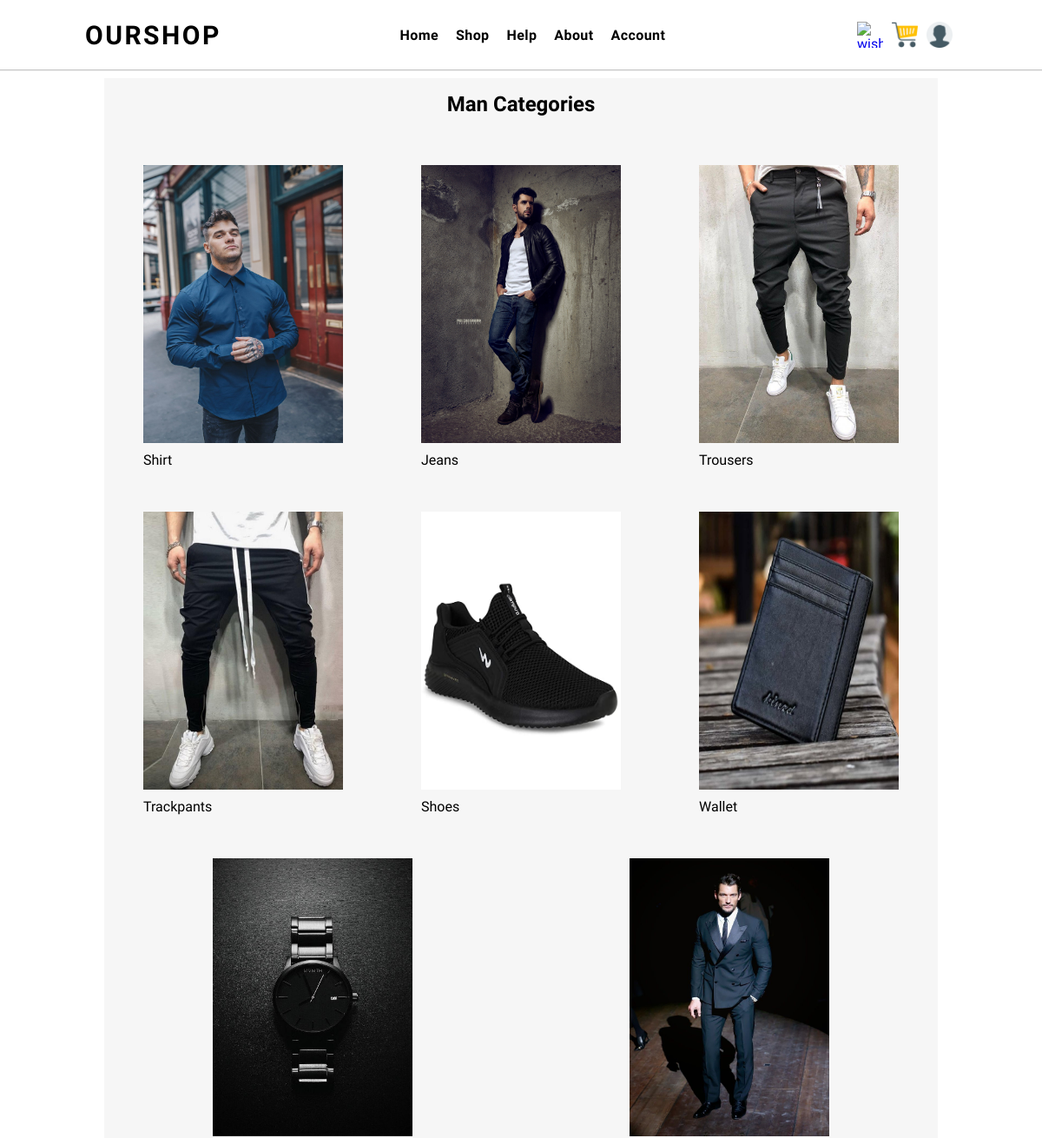
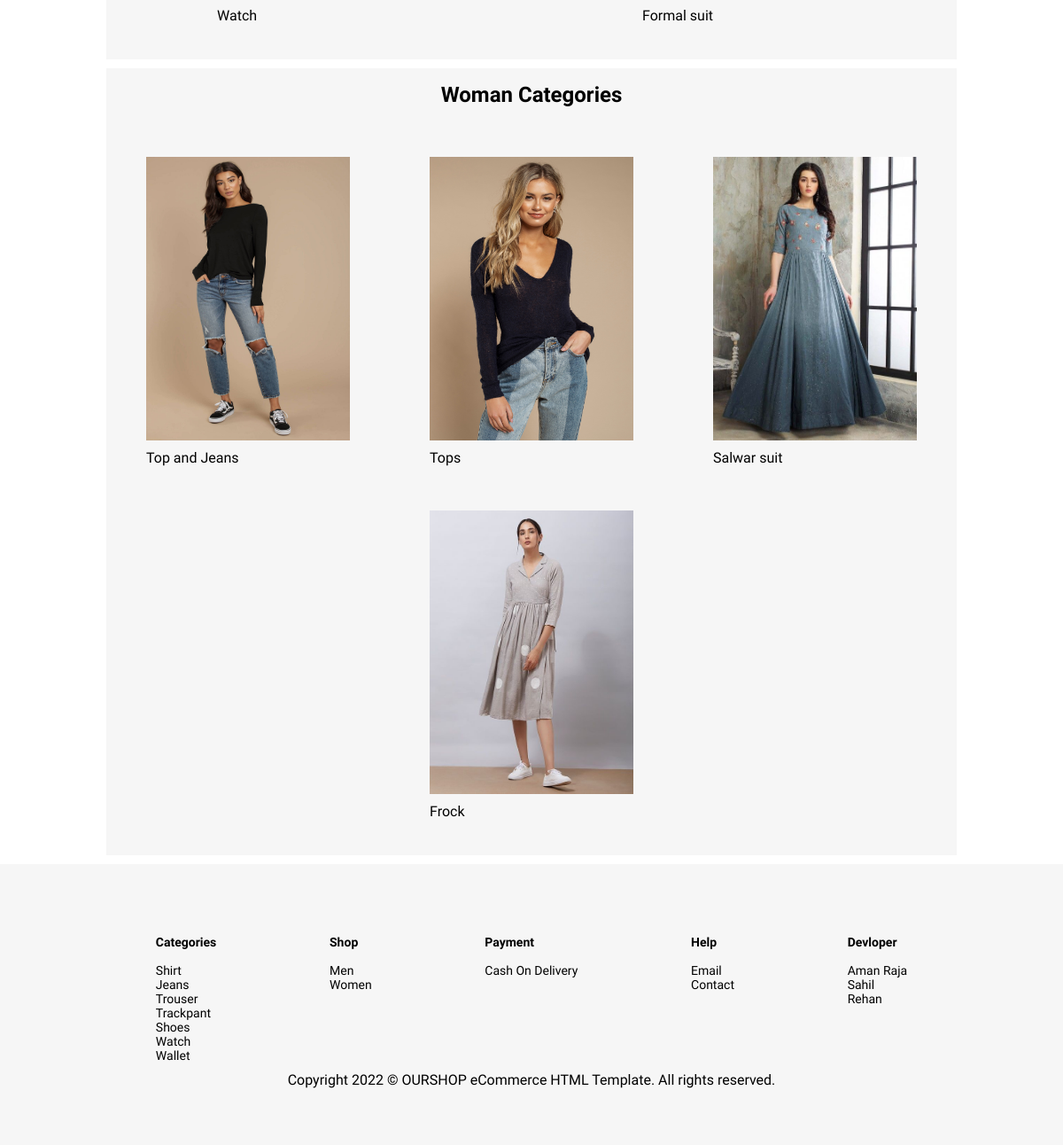
The app's page /shop/ with its own data (2 pictures, top to bottom).
### apps/models.py (models this page shows, shortened)
class CATEGORIES(models.Model):
    categories_id = models.UUIDField(primary_key=True,default=uuid.uuid4,editable=False)
    categories = models.CharField(max_length=20)
    categories_image = models.ImageField(upload_to='categories-images',default='')

### Ecommerce/views.py (the view)
# urls.py: path('shop/', views.shop, name='shop'),
def shop(request):
    shirt = CATEGORIES.objects.filter(categories='Shirt')
    jeans = CATEGORIES.objects.filter(categories='Jeans')
    trouser = CATEGORIES.objects.filter(categories='Trousers')
    trackpant = CATEGORIES.objects.filter(categories='Trackpants')
    shoes = CATEGORIES.objects.filter(categories='Shoes')
    wallet = CATEGORIES.objects.filter(categories='Wallet')
    watch = CATEGORIES.objects.filter(categories='Watch')
    formal_suit = CATEGORIES.objects.filter(categories='Formal suit')
    top_jeans = CATEGORIES.objects.filter(categories='Top and Jeans')
    tops = CATEGORIES.objects.filter(categories='Tops')
    salwar_suit = CATEGORIES.objects.filter(categories='Salwar suit')
    frock = CATEGORIES.objects.filter(categories='Frock')
    categories_product = PRODUCT.objects.filter(categories__categories = categories)
    data = {'categories_product':categories_product,'shirt':shirt,'jeans':jeans,'trouser':trouser,'trackpant':trackpant,'shoes':shoes,'wallet':wallet,'watch':watch,'formal_suit':formal_suit,'top_jeans':top_jeans,'tops':tops,'salwar_suit':salwar_suit,'frock':frock}
    return render(request, "shop/shop.html",data)

### templates/shop/shop.html (shortened to what this page needs)
{% extends 'layout/base.html' %}
{% block main %}
{% load static %}
    <div class="small-container" id="men">
        <h2 class="title">Man Categories</h2>
        <div class="categories_row">
            {% for i in shirt %}
            <div class="col-4">
                <div class="product-image">
                    <a href="{% url 'categories' i.categories%}"><img src="{{i.categories_image.url}}" alt="image" class="img100"></a>
                </div>
                <div style="display: flex; margin-top: 10px;">
                    <h4 style="margin-right: 10px;">{{i.categories}}</h4>
                </div>
            </div>
            {% endfor %}
            {% for i in jeans %}
            <div class="col-4">
                <div class="product-image">
                    <a href="{% url 'categories' i.categories%}"><img src="{{i.categories_image.url}}" alt="image" class="img100"></a>
                </div>
                <div style="display: flex; margin-top: 10px;">
                    <h4 style="margin-right: 10px;">{{i.categories}}</h4>
                </div>
            </div>
            {% endfor %}
            {% for i in trouser %}
            <div class="col-4">
                <div class="product-image">
                    <a href="{% url 'categories' i.categories%}"><img src="{{i.categories_image.url}}" alt="image" class="img100"></a>
                </div>
                <div style="display: flex; margin-top: 10px; text-align: center;">
                    <h4 style="margin-right: 10px;">{{i.categories}}</h4>
                </div>
            </div>
            {% endfor %}
            {% for i in trackpant %}
            <div class="col-4">
                <div class="product-image">
                    <a href="{% url 'categories' i.categories%}"><img src="{{i.categories_image.url}}" alt="image" class="img100"></a>
                </div>
                <div style="display: flex; margin-top: 10px;">
                    <h4 style="margin-right: 10px;">{{i.categories}}</h4>
                </div>
            </div>
            {% endfor %}
            {% for i in shoes %}
            <div class="col-4">
                <div class="product-image">
                    <a href="{% url 'categories' i.categories %}"><img src="{{i.categories_image.url}}" alt="image" class="img100"></a>
                </div>
                <div style="display: flex; margin-top: 10px;">
                    <h4 style="margin-right: 10px;">{{i.categories}}</h4>
                </div>
            </div>
            {% endfor %}
            {% for i in wallet %}
            <div class="col-4">
                <div class="product-image">
                    <a href="{% url 'categories' i.categories%}"><img src="{{i.categories_image.url}}" alt="image" class="img100"></a>
                </div>
                <div style="display: flex; margin-top: 10px;">
                    <h4 style="margin-right: 10px;">{{i.categories}}</h4>
                </div>
            </div>
            {% endfor %}
            {% for i in watch %}
            <div class="col-4">
                <div class="product-image">
                    <a href="{% url 'categories' i.categories%}"><img src="{{i.categories_image.url}}" alt="image" class="img100"></a>
                </div>
                <div style="display: flex; margin-top: 10px;">
                    <b><h4 style="margin-right: 10px;">{{i.categories}}</h4></b>
                </div>
            </div>
            {% endfor %}
            {% for i in formal_suit %}
            <div class="col-4">
                <div class="product-image">
                    <a href="{% url 'categories' i.categories%}"><img src="{{i.categories_image.url}}" alt="image" class="img100"></a>
                </div>
                <div style="display: flex; margin-top: 10px;">
                    <h4 style="margin-right: 10px;">{{i.categories}}</h4>
                </div>
            </div>
            {% endfor %}
        </div>
    </div>
    <div class="small-container" id="men">
        <h2 class="title">Woman Categories</h2>
        <div class="categories_row">
            {% for i in top_jeans %}
            <div class="col-4">
                <div class="product-image">
                    <a href="{% url 'categories' i.categories%}"><img src="{{i.categories_image.url}}" alt="image" class="img100"></a>
                </div>
                <div style="display: flex; margin-top: 10px;">
                    <h4 style="margin-right: 10px;">{{i.categories}}</h4>
                </div>
            </div>
            {% endfor %}
            {% for i in tops %}
            <div class="col-4">
                <div class="product-image">
                    <a href="{% url 'categories' i.categories%}"><img src="{{i.categories_image.url}}" alt="image" class="img100"></a>
                </div>
                <div style="display: flex; margin-top: 10px;">
                    <h4 style="margin-right: 10px;">{{i.categories}}</h4>
                </div>
            </div>
            {% endfor %}
            {% for i in salwar_suit %}
            <div class="col-4">
                <div class="product-image">
                    <a href="{% url 'categories' i.categories%}"><img src="{{i.categories_image.url}}" alt="image" class="img100"></a>
                </div>
                <div style="display: flex; margin-top: 10px; text-align: center;">
                    <h4 style="margin-right: 10px;">{{i.categories}}</h4>
                </div>
            </div>
            {% endfor %}
            {% for i in frock %}
            <div class="col-4">
                <div class="product-image">
                    <a href="{% url 'categories' i.categories%}"><img src="{{i.categories_image.url}}" alt="image" class="img100"></a>
                </div>
                <div style="display: flex; margin-top: 10px;">
                    <h4 style="margin-right: 10px;">{{i.categories}}</h4>
                </div>
            </div>
            {% endfor %}
        </div>
    </div>
{% endblock %}

### templates/layout/base.html (shortened to what this page needs)
<!DOCTYPE html>
<html lang="en">
<head>
    {% load static %}
    <link rel="stylesheet" href="{% static 'css/common.css' %}" />
    <link rel="stylesheet" href="{% static 'css/bottom_tab.css' %}" />
    <link rel="stylesheet" href="{% static 'css/main.css' %}" />
    <link rel="stylesheet" href="{% static 'css/cart.css' %}" />
    <link rel="stylesheet" href="{% static 'css/header.css' %}" />
    <link rel="stylesheet" href="{% static 'css/footer.css' %}" />
    <link rel="stylesheet" href="{% static 'css/form.css' %}" />
    <link rel="stylesheet" href="{% static 'css/help.css' %}" />
    <link rel="stylesheet" href="{% static 'css/profile.css' %}" />
    <link rel="stylesheet" href="{% static 'css/detailed.css' %}" />
    <link rel="stylesheet" href="{% static 'css/shop.css' %}" />
    <link rel="stylesheet" href="{% static 'css/testimonial.css' %}" />
    <link rel="stylesheet" href="{% static 'css/welcome.css' %}" />
    <link rel="stylesheet" href="{% static 'css/messages.css' %}" />
    <link rel="stylesheet" href="{% static 'css/mediaquery.css' %}" />
</head>
<body>
    {% include 'layout/header.html' %}
    <main id="main-content">{% block main %} {% endblock %}</main>
    {% include 'layout/footer.html' %}
</body>
</html>

### templates/layout/header.html (shortened to what this page needs)
{% load static %}
<header class="header">
    <div>
        <a href="{% url 'home' %}" class="link brand">OURSHOP</a>
    </div>
    <nav class="nav">
        <ul>
            <li>
                <a href="{% url 'home' %}">Home</a>
            </li>
            <li>
                <a href="{% url 'shop' %}">Shop</a>
            </li>
            <li>
                <a href="{% url 'help' %}">Help</a>
            </li>
            <li>
                <a href="{% url 'aboutus' %}">About</a>
            </li>
            <li>
                <a href="">Account</a>
            </li>
        </ul>
    </nav>
    <div class="icons">
        <a href="{% url 'wishlist' %}" class="icon wish"><img src="{% static 'img/wishlist.png' %}" alt="wishlist"
                class="icon-img"></a>
        <a href="{% url 'cart' %}" class="icon cart"><img src="{% static 'img/cart.png' %}" alt="wishlist"
                class="icon-img"></a>
        <a href="{% url 'profile' %}" class="icon prof"><img src="{% static 'img/profile.png' %}" alt="wishlist"
                class="icon-img"></a>
    </div>
</header>

### templates/layout/footer.html
<footer class="footer">
    <div class="container">
       <div class="row">
          <div class="col">
             <h6 class="footer-h6">Categories</h6>
             <ul class="link-container">
                <li class=""><a href="">Shirt</a></li>
                <li class=""><a href="">Jeans</a></li>
                <li class=""><a href="">Trouser</a></li>
                <li class=""><a href="">Trackpant</a></li>
                <li class=""><a href="">Shoes</a></li>
                <li class=""><a href="">Watch</a></li>
                <li class=""><a href="">Wallet</a></li>
             </ul>
          </div>
          <div class="col">
             <h6 class="footer-h6">Shop</h6>
             <ul class="link-container">
                <li class=""><a href="">Men</a></li>
                <li class=""><a href="">Women</a></li>
             </ul>
          </div>
          <div class="col">
             <h6 class="footer-h6">Payment</h6>
             <ul class="link-container">
                <li class=""><a href="#!">Cash On Delivery</a></li>
             </ul>
          </div>
          <div class="col">
             <h6 class="footer-h6">Help</h6>
             <ul class="link-container">
                <li class=""><a href="#!">Email</a></li>
                <li class=""><a href="#!">Contact</a></li>
             </ul>
          </div>
          <div class="col">
             <h6 class="footer-h6">Devloper</h6>
             <ul class="link-container">
                <li class=""><a href="#!">Aman Raja</a></li>
                <li class=""><a href="#!">Sahil</a></li>
                <li class=""><a href="#!">Rehan</a></li>
             </ul>
          </div>
       </div>
       <div class="copyright-posittion">Copyright 2022 © OURSHOP eCommerce HTML Template. All rights reserved.
       </div>
    </div>
 </footer>

### static/css/common.css (style rules this page uses)
.link { text-decoration: none; color: var(--black--color); }

### static/css/main.css (style rules this page uses)
* { margin: 0; padding: 0; box-sizing: border-box; font-family: "Quantico", sans-serif; }
:root { --black--color: black; --white--color: white; }

### static/css/header.css (style rules this page uses)
:root { --black--color: black; --white--color: white; --green--color: #0AAD0A; --gray--color: gray; }
.img100 { width: 100%; height: 100%; }
.header { width: 100%; height: 10vh; position: sticky; top: 0; display: flex; align-items: center; justify-content: space-around; box-shadow: 0px 1px 1px rgb(193, 193, 193); background-color: var(--white--color); z-index: 999; }
.brand { font-size: 30px; font-weight: 700; letter-spacing: 2.5px; }
.icons { display: flex; margin-left: 10px; align-items: center; }
.icon { border-radius: 50%; padding: 5px; transition: all 0.5s ease; display: flex; align-items: center; }
.icon-img { width: 30px; height: 30px; }
.nav ul { list-style: none; display: flex; }
.nav a { text-decoration: none; letter-spacing: 0.4px; color: var(--black--color); font-weight: 580; height: 8vh; display: flex; justify-content: center; align-items: center; padding: 0 10px; border-radius: 5px; transition: all 0.3s ease; }

### static/css/footer.css (style rules this page uses)
.footer { padding: 64px 0px; background-color: rgb(246,246,246); width: 100%; height: auto; }
.container { padding: 0px 12px; margin: 0px 100px; }
.footer-h6 { font-size: 14px; color: black; margin-bottom: 16px; }
.link-container { list-style: none; font-size: 14px; }
.link-container li a { text-decoration: none; color: #000000; }
.col { margin: 16px 0px 0px; padding: 0px 8px; }
.row { display: flex; flex-wrap: wrap; justify-content: space-around; }
.copyright-posittion { text-align: center; margin-top: 10px; }

### static/css/shop.css (style rules this page uses)
.small-container { max-width: 100%; margin: 10px 10%; background-color: rgb(246,246,246); font-family: inter,sans-serif; }
.title { text-align: center; margin: 0 auto 30px; line-height: 60px; color: #000000; }
.categories_row { display: flex; align-items: center; flex-wrap: wrap; justify-content: space-around; }
.col-4 { flex-basis: 25%; padding: 10px; margin-bottom: 30px; width: 250px; }
.product-image { width: 230px; height: 320px; }
.col-4 h4 { color: #000000; font-weight: normal; }

### records on screen
CATEGORIES: categories_image (picture), categories "Shirt"
CATEGORIES: categories_image (picture), categories "Jeans"
CATEGORIES: categories_image (picture), categories "Trousers"
CATEGORIES: categories_image (picture), categories "Trackpants"
CATEGORIES: categories_image (picture), categories "Shoes"
CATEGORIES: categories_image (picture), categories "Wallet"
CATEGORIES: categories_image (picture), categories "Watch"
CATEGORIES: categories_image (picture), categories "Formal suit"
CATEGORIES: categories_image (picture), categories "Top and Jeans"
CATEGORIES: categories_image (picture), categories "Tops"
CATEGORIES: categories_image (picture), categories "Salwar suit"
CATEGORIES: categories_image (picture), categories "Frock"
